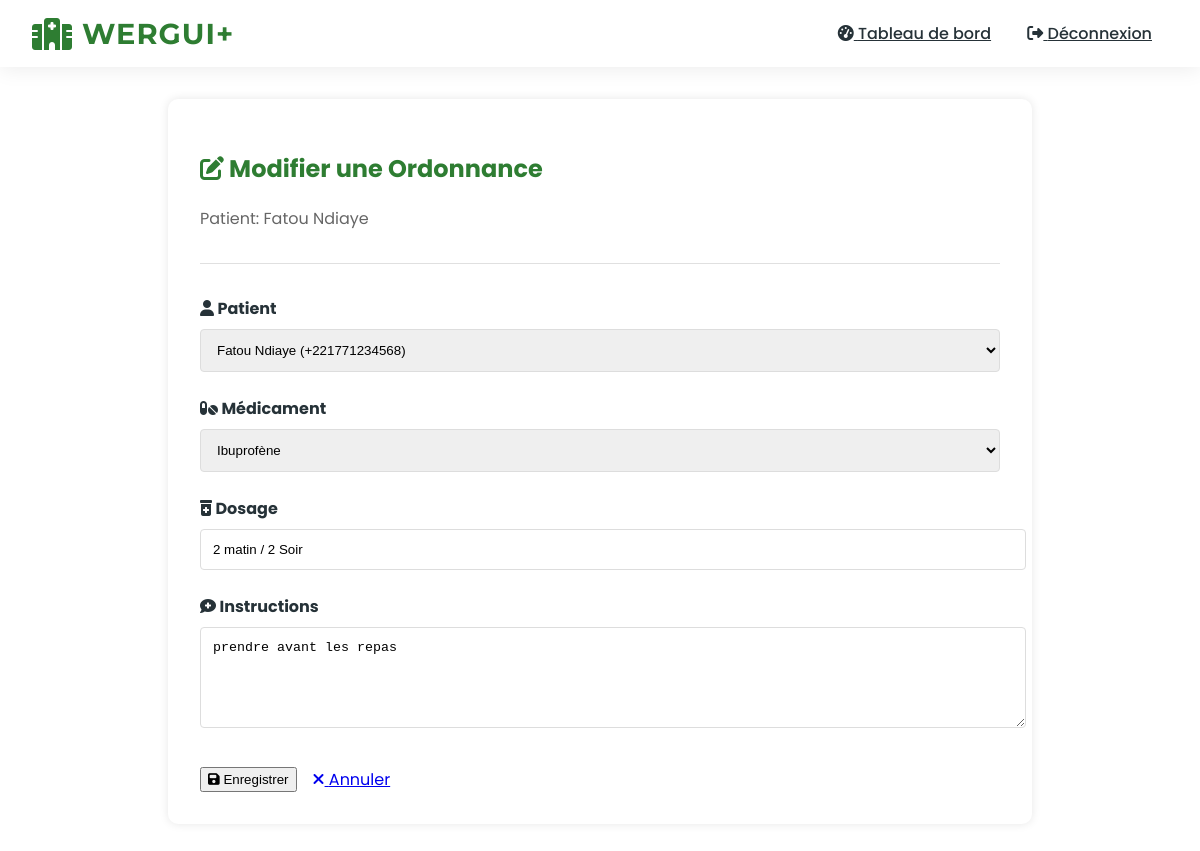
/doctor/edit-prescription/1/ (signed in), run on the app's committed database.
### accounts/models.py (models this page shows, shortened)
class Prescription(models.Model):
    patient = models.ForeignKey(CustomUser, on_delete=models.CASCADE, related_name='prescriptions')
    doctor = models.ForeignKey(CustomUser, on_delete=models.CASCADE, related_name='issued_prescriptions')
    created_at = models.DateTimeField(auto_now_add=True)
    medication = models.TextField()
    dosage = models.TextField()
    instructions = models.TextField()
    is_dispensed = models.BooleanField(default=False)
    dispensed_by = models.ForeignKey(
        CustomUser,
        on_delete=models.SET_NULL,
        null=True,
        blank=True,
        related_name='dispensed_prescriptions'
    )
    dispensed_at = models.DateTimeField(null=True, blank=True)
    notes = models.TextField(blank=True)

class CustomUser(AbstractUser):
    ROLES = (
        ('DOCTOR', 'Médecin'),
        ('NURSE', 'Infirmier'),
        ('PHARMACIST', 'Pharmacien'),
        ('ADMIN', 'Administrateur'),
        ('PATIENT', 'Patient'),
    )
    role = models.CharField(max_length=15, choices=ROLES)
    phone_regex = RegexValidator(
        regex=r'^\+?1?\d{9,15}$',
        message="Le numéro de téléphone doit être au format: '+221771234567'."
    )
    phone_number = models.CharField(validators=[phone_regex], max_length=17, unique=True)
    is_verified = models.BooleanField(default=False)
    mfa_code = models.CharField(max_length=6, null=True, blank=True)
    mfa_code_created_at = models.DateTimeField(null=True, blank=True)
    groups = models.ManyToManyField(
        'auth.Group',
        verbose_name='groups',
        blank=True,
        help_text='The groups this user belongs to.',
        related_name="customuser_set",
        related_query_name="user",
    )
    user_permissions = models.ManyToManyField(
        'auth.Permission',
        verbose_name='user permissions',
        blank=True,
        help_text='Specific permissions for this user.',
        related_name="customuser_set",
        related_query_name="user",
    )

### accounts/views.py (the view, shortened to what this page needs)
# urls.py: path('doctor/edit-prescription/<int:prescription_id>/', views.edit_prescription, name='edit_prescription'),
@login_required
@role_required('DOCTOR')
def edit_prescription(request, prescription_id):
    prescription = get_object_or_404(Prescription, id=prescription_id)
    if prescription.doctor != request.user:
        messages.error(request, "Vous ne pouvez modifier que vos propres prescriptions.")
        return redirect('view_prescriptions')
    patients = CustomUser.objects.filter(role='PATIENT')
    medications = ['Paracétamol', 'Ibuprofène', 'Amoxicilline', 'Aspirine', 'Doliprane', 'Advil']
    context = {
        'prescription': prescription,
        'patients': patients,
        'medications': medications
    }
    return render(request, 'accounts/doctor/edit_prescription.html', context)

### accounts/views.py (called while the page is built)
def role_required(*roles):
    def decorator(view_func):
        @wraps(view_func)
        def _wrapped_view(request, *args, **kwargs):
            if request.user.role not in roles:
                messages.error(request, "Vous n'avez pas la permission d'accéder à cette page.")
                return redirect('dashboard')
            return view_func(request, *args, **kwargs)
        return _wrapped_view
    return decorator

### accounts/templates/accounts/doctor/edit_prescription.html (shortened to what this page needs)
{% extends "base.html" %}
{% block content %}
<div class="doctor-container" style="background: white; padding: 2rem; border-radius: 10px; box-shadow: 0 0 10px rgba(0,0,0,0.1); max-width: 800px; margin: 0 auto;">
    <div class="doctor-header" style="margin-bottom: 2rem; border-bottom: 1px solid #e0e0e0; padding-bottom: 1rem;">
        <h2 style="color: var(--medical-green);">
            <i class="fas fa-edit"></i> Modifier une Ordonnance
        </h2>
        <p style="color: #666;">Patient: {{ prescription.patient.get_full_name }}</p>
    </div>
    <form method="post">
        <div class="form-group" style="margin-bottom: 1.5rem;">
            <label for="patient" style="display: block; margin-bottom: 0.5rem; font-weight: bold;">
                <i class="fas fa-user"></i> Patient
            </label>
            <select id="patient" name="patient_id" class="form-select" style="width: 100%; padding: 0.75rem; border: 1px solid #ddd; border-radius: 4px;" required>
                {% for patient in patients %}
                <option value="{{ patient.id }}" {% if patient == prescription.patient %}selected{% endif %}>
                    {{ patient.get_full_name }} ({{ patient.phone_number }})
                </option>
                {% endfor %}
            </select>
        </div>
        <div class="form-group" style="margin-bottom: 1.5rem;">
            <label for="medication" style="display: block; margin-bottom: 0.5rem; font-weight: bold;">
                <i class="fas fa-pills"></i> Médicament
            </label>
            <select id="medication" name="medication" class="form-select" style="width: 100%; padding: 0.75rem; border: 1px solid #ddd; border-radius: 4px;" required>
                {% for med in medications %}
                <option value="{{ med }}" {% if med == prescription.medication %}selected{% endif %}>{{ med }}</option>
                {% endfor %}
            </select>
        </div>
        <div class="form-group" style="margin-bottom: 1.5rem;">
            <label for="dosage" style="display: block; margin-bottom: 0.5rem; font-weight: bold;">
                <i class="fas fa-prescription-bottle-alt"></i> Dosage
            </label>
            <input type="text" id="dosage" name="dosage" value="{{ prescription.dosage }}"
                   class="form-input" style="width: 100%; padding: 0.75rem; border: 1px solid #ddd; border-radius: 4px;" required>
        </div>
        <div class="form-group" style="margin-bottom: 2rem;">
            <label for="instructions" style="display: block; margin-bottom: 0.5rem; font-weight: bold;">
                <i class="fas fa-comment-medical"></i> Instructions
            </label>
            <textarea id="instructions" name="instructions" rows="5"
                      class="form-textarea" style="width: 100%; padding: 0.75rem; border: 1px solid #ddd; border-radius: 4px;" required>{{ prescription.instructions }}</textarea>
        </div>
        <div class="form-actions" style="display: flex; gap: 1rem;">
            <button type="submit" class="btn-pharmacist">
                <i class="fas fa-save"></i> Enregistrer
            </button>
            <a href="{% url 'view_prescriptions' %}" class="btn-pharmacist-outline">
                <i class="fas fa-times"></i> Annuler
            </a>
        </div>
    </form>
</div>
{% endblock %}

### templates/base.html (style rules this page uses)
:root { --medical-green: #2E7D32; --green-dark: #1B5E20; --green-light: #81C784; --white: #FFFFFF; --gray-light: #FAFAFA; --text-dark: #263238; }
body { font-family: 'Poppins', sans-serif; background-color: var(--white); color: var(--text-dark); margin: 0; overflow-x: hidden; }

### data on the page
Prescription: patient.get_full_name "Fatou Ndiaye", patient_id "Fatou Ndiaye (+221771234568)", medication "Ibuprofène", dosage "2 matin / 2 Soir", instructions "prendre avant les repas"
